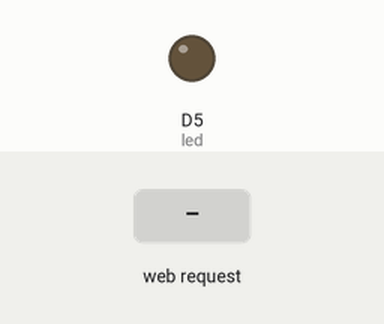
This sketch was run on a simulated ESP8266 (NodeMCU). Shown: output pins drawn as LEDs (lit = HIGH). The inputs (shaded band) are chosen by the test bench. WiFi joins after 1.5 s; servers stay silent unless stated; what the sketch prints to the serial monitor is not drawn.

Above: at 2.8 s.
2.9 s: HTTP request GET /ledon received
At 3.4 s:
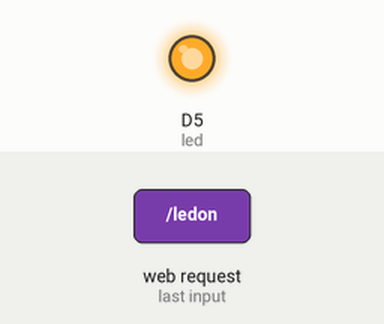
4.4 s: HTTP request GET /ledoff received
At 5.8 s:
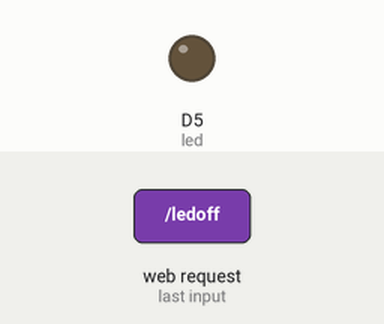
Timing chart, 0 to 7.4 s (numbered marks = the images above; inputs shaded):
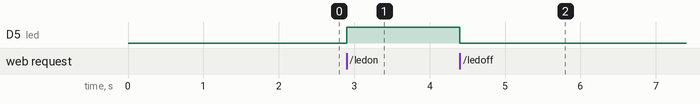

Measured:
- after the input at 2.9 s, D5 (led): LOW → HIGH at once
- after the input at 4.4 s, D5 (led): HIGH → LOW at once

The sketch:

ESP8266_WEB_PAGE.ino
```cpp
#include <ESP8266WiFi.h>

WiFiClient client;
WiFiServer server(80);

#define led D5

void setup(){
  Serial.begin(9600);
  WiFi.begin("LAPTOP-HR03BFI2 7263", ",3453fU4");
  while(WiFi.status() != WL_CONNECTED){
    delay(200);
    Serial.print(".");
  }

  Serial.println();
  Serial.println("Node MCU Started");
  Serial.println(WiFi.localIP());
  server.begin();

  pinMode(led, OUTPUT);
}

void loop(){

  client = server.available();
  if(client == 1)
  {
    String request = client.readStringUntil('\n');
    Serial.println(request);
    request.trim();
    if(request == "GET /ledon HTTP/1.1")
    {
      digitalWrite(led, HIGH);
    }
    if(request == "GET /ledoff HTTP/1.1")
    {
      digitalWrite(led, LOW);
    }
  }

  client.println("HTTP/1.1 200 OK");
  client.println("Content-Type: text/html");
  client.println("");

  client.println("<!DOCTYPE html>");
  client.println("<html>");
  client.println("<head>");
  client.println("<title>NODE_MCU_ESP8266_WEBPAGE</title>");
  client.println("</head>");
  client.println("<body>");
  client.println("<br/>");
  client.println("<h1>WELCOME to the NODE_MCU_ESP8266_WEBPAGE</h1>");
  client.println("<a href=\"/ledon\"\"><button>LED ON</button></a>");
  client.println("<a href=\"/ledoff\"\"><button>LED OFF</button></a><br/>");
  client.println("</body>");
  client.println("</html>");
}
```
